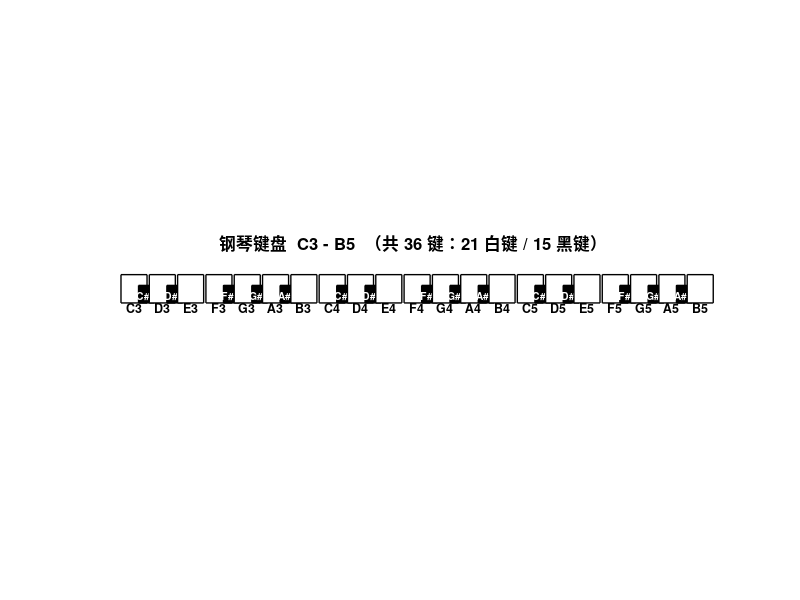
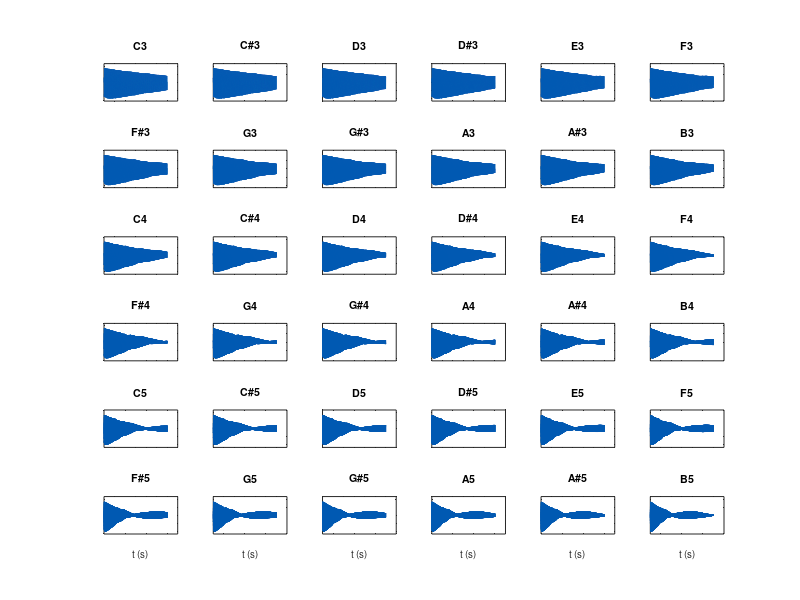

Reproduce these figures in MATLAB, in order. (Note: this script raises an error after producing the figures.)
%% piano_36keys_C3_B5.m
% =====================================================================
%  36键钢琴音色仿真：C3 - B5（三个完整八度，共36键，含黑白键）
%
%  模型：非谐和性加性合成（Inharmonic Additive Synthesis）
%    · 每个键 = 基频 + 若干次泛音（harmonic series）叠加
%    · 泛音幅度按 1/k^1.8 递减（k 为谐波次数）
%    · 各次泛音独立指数衰减，高次泛音衰减更快（真实钢琴弦特征）
%    · 弦的非谐和性：f_k = k*f0*sqrt(1 + B*k^2)，B = 0.0003
%    · 双弦失谐 ±0.06% 产生轻微"拍频"，听感更真实
%    · 5 ms 线性起音包络模拟琴槌击弦
%
%  输出（全部保存在脚本所在目录）：
%    fig1_keyboard_C3_B5.png   键盘布局图（黑白键）
%    fig2_waveforms_C3_B5.png  全部键的波形图
%    fig3_spectra_C3_B5.png    全部键的频谱图（对数频率轴）
%    fig4_deepdive_C3_B5.png   典型音深挖：波形 + 频谱 + 语谱图
%    fig5_demo_spectrogram.png 依次演奏全键盘的语谱图
%    piano_demo_C3_B5.wav      依次演奏全部键（可直接听）
%    piano_notes_C3_B5\*.wav   每个键单独一个 wav
%
%  说明：范围 C3–B5 共 36 键（三个完整八度）；
%        如需含 C6（37键，12×3+1）把下面 endMidi 改成 84 即可。
% =====================================================================
clear; clc; close all;
tic;

%% ---------- 1. 全局参数 ----------
fs        = 48000;                % 采样率 (Hz) —— 与整机 48kHz 规格一致（I2S/时钟/LUT/FPGA）
noteDur   = 2.5;                  % 每个音符时长 (s)
startMidi = 48;                   % C3 的 MIDI 编号
endMidi   = 83;                   % B5 的 MIDI 编号（36键=三个完整八度 C3-B5）；如需含 C6 改为 84
% ---- FPGA 截断模式开关 ----
% fpgaMode = true ：只合成前 nHarmFPGA 个泛音，与 FPGA 可实现规格一致（对照验证用）
% fpgaMode = false：全泛音黄金参考模型（听感最真实，作为音色规格标准）
fpgaMode  = false;                % 默认关闭（保留全泛音黄金参考）
nHarmFPGA = 4;                    % FPGA 目标泛音数：8 voice×4 + 鼓8 = 40 振荡器（≥32 达标）
midis     = startMidi:endMidi;
nKeys     = numel(midis);

% 音名与黑白键判定（十二平均律音名表）
sharpName = {'C','C#','D','D#','E','F','F#','G','G#','A','A#','B'};
keyNames  = cell(1,nKeys);
isBlack   = false(1,nKeys);
for i = 1:nKeys
    pc = mod(midis(i),12) + 1;
    keyNames{i} = sprintf('%s%d', sharpName{pc}, floor(midis(i)/12)-1);
    isBlack(i)  = any(pc == [2 4 7 9 11]);   % C# D# F# G# A# 为黑键
end

%% ---------- 2. 音高 -> 频率（十二平均律，A4=440Hz） ----------
f0 = @(m) 440 * 2.^((m-69)/12);

%% ---------- 3. 合成每个键 ----------
t     = (0:round(noteDur*fs)-1)/fs;   % 行向量
notes = cell(1,nKeys);

if fpgaMode
    fprintf('模式：FPGA 截断（每键前 %d 个泛音，与 FPGA 规格一致）\n', nHarmFPGA);
else
    fprintf('模式：黄金参考（全泛音，听感最真实）\n');
end
fprintf('正在合成 %d 个键 (%s - %s) ...\n', nKeys, keyNames{1}, keyNames{end});
for i = 1:nKeys
    f0i   = f0(midis(i));
    nHarm = min(64, floor((fs/2*0.9)/f0i));   % 泛音个数：低频多、高频受奈奎斯特限制
    if fpgaMode
        nHarm = min(nHarm, nHarmFPGA);        % FPGA 截断模式：只取前 N 个泛音
    end
    y = zeros(size(t));
    for k = 1:nHarm
        fk  = k*f0i*sqrt(1 + 0.0003*k^2);     % 非谐和泛音频率
        if fk > fs/2 - 100, break; end
        amp = k^-1.8;                         % 泛音幅度 ~ 1/k^1.8
        tau = (noteDur/(0.5 + f0i/280)) / k^0.7;   % 衰减时间：低音长、低次泛音长
        d   = 6e-4;                           % 双弦失谐比例
        y = y + amp*( exp(-t/tau).*sin(2*pi*fk*(1+d)*t) ...
                    + exp(-t/tau).*sin(2*pi*fk*(1-d)*t) )/2;
    end
    y = y/max(abs(y));
    % 起音包络：5 ms 线性上升（模拟琴槌击弦）
    r = max(2, round(0.005*fs));
    y(1:r) = y(1:r) .* ((0:r-1)/(r-1));
    % 结尾 30 ms 淡出，避免爆音
    fd = round(0.03*fs);
    y(end-fd+1:end) = y(end-fd+1:end) .* ((fd-1:-1:0)/(fd-1));
    notes{i} = y;
    fprintf('  %-4s  %8.2f Hz   %d 次泛音\n', keyNames{i}, f0i, nHarm);
end

%% ---------- 4. 预计算频谱（Hann 窗 + FFT，无工具箱依赖） ----------
Lsig = numel(notes{1});
win  = 0.5 - 0.5*cos(2*pi*(0:Lsig-1)'/(Lsig-1));   % Hann 窗（列向量）
Nfft = 2^nextpow2(Lsig);
freq = (0:Nfft/2-1)*fs/Nfft;                       % 行向量
spec = cell(1,nKeys);                              % 归一化 dB 谱
for i = 1:nKeys
    X   = abs(fft(notes{i}(:).*win, Nfft));
    X   = X(1:Nfft/2);
    spec{i} = 20*log10(X/max(X) + eps);
end

% 波形显示窗口（前 1.2 s）
tWin = (0:round(min(1.2,noteDur)*fs)-1)/fs;

%% ---------- 5. 图1：键盘布局（黑白键） ----------
fig1 = figure('Name','键盘布局','Color','w','Position',[40 60 1500 380]);
whiteX = zeros(1,nKeys); wc = 0; prevWX = -1;
for i = 1:nKeys
    if ~isBlack(i)
        wc = wc + 1; whiteX(i) = wc - 1; prevWX = whiteX(i);
    else
        whiteX(i) = prevWX + 0.62;
    end
end
hold on;
for i = 1:nKeys
    if ~isBlack(i)
        rectangle('Position',[whiteX(i) 0 0.92 1],'FaceColor','w','EdgeColor','k','LineWidth',1);
        text(whiteX(i)+0.46, -0.14, keyNames{i},'HorizontalAlignment','center','FontSize',9,'FontWeight','bold');
    else
        rectangle('Position',[whiteX(i) 0 0.56 0.62],'FaceColor','k','EdgeColor','k','LineWidth',1);
        text(whiteX(i)+0.28, 0.28, keyNames{i},'HorizontalAlignment','center','Color','w','FontSize',7.5,'FontWeight','bold');
    end
end
axis equal; xlim([-0.6 wc+0.3]); ylim([-0.35 1.3]); axis off;
title(sprintf('钢琴键盘  %s - %s  （共 %d 键：%d 白键 / %d 黑键）', keyNames{1}, keyNames{end}, nKeys, wc, nKeys-wc),'FontSize',12);

%% ---------- 6. 图2：全部键的波形 ----------
fig2 = figure('Name','波形图','Color','w','Position',[50 60 1500 950]);
rows = ceil(sqrt(nKeys)); cols = ceil(nKeys/rows);
for i = 1:nKeys
    subplot(rows,cols,i);
    plot(tWin, notes{i}(1:numel(tWin)),'Color',[0 0.35 0.7],'LineWidth',0.5);
    title(keyNames{i},'FontSize',8);
    ylim([-1.15 1.15]);
    set(gca,'FontSize',7,'XTickLabel',[],'YTickLabel',[]);
    if i > nKeys-cols, xlabel('t (s)','FontSize',7); end
end
sgtitle(sprintf('%s-%s 全部 %d 键的波形（前 1.2 s）', keyNames{1}, keyNames{end}, nKeys),'FontSize',13);

%% ---------- 7. 图3：全部键的频谱 ----------
fig3 = figure('Name','频谱图','Color','w','Position',[60 60 1500 950]);
for i = 1:nKeys
    subplot(rows,cols,i);
    semilogx(freq, spec{i},'Color',[0.8 0.15 0.15],'LineWidth',0.5);
    xlim([f0(midis(i))/1.5, min(fs/2, f0(midis(i))*60)]);
    ylim([-90 0]); grid on;
    title(keyNames{i},'FontSize',8);
    set(gca,'FontSize',7,'YTick',[-60 -30 0]);
    if i > nKeys-cols, xlabel('频率 (Hz)','FontSize',7); end
end
sgtitle(sprintf('%s-%s 全部 %d 键的频谱（归一化 dB，对数频率轴）', keyNames{1}, keyNames{end}, nKeys),'FontSize',13);

%% ---------- 8. 图4：典型音深挖（低音/低音黑键/中央参考/高音） ----------
a4 = find(strcmp(keyNames,'A4')); if isempty(a4), a4 = round(nKeys/2); end
deepIdx = [1 2 a4 nKeys];
fig4 = figure('Name','典型音深挖','Color','w','Position',[70 60 1500 1000]);
for j = 1:4
    i = deepIdx(j);
    % 波形
    subplot(4,3,3*j-2);
    plot(tWin, notes{i}(1:numel(tWin)),'Color',[0 0.35 0.7],'LineWidth',0.6);
    title(sprintf('%s  波形（f0=%.1f Hz）', keyNames{i}, f0(midis(i))),'FontSize',9);
    xlabel('t (s)','FontSize',8); ylim([-1.15 1.15]);
    % 频谱
    subplot(4,3,3*j-1);
    semilogx(freq, spec{i},'Color',[0.8 0.15 0.15],'LineWidth',0.6);
    xlim([f0(midis(i))/1.5, min(fs/2, f0(midis(i))*60)]);
    ylim([-90 0]); grid on;
    xlabel('频率 (Hz)','FontSize',8); set(gca,'FontSize',8,'YTick',[-60 -30 0]);
    % 语谱图（手动 STFT，避免工具箱依赖）
    S = stftMag(notes{i}(:), fs, 2048, 512);
    subplot(4,3,3*j);
    imagesc((0:size(S,2)-1)*512/fs, (0:size(S,1)-1)*fs/2048, 20*log10(S/max(S(:))+eps));
    axis xy; set(gca,'YScale','log','YLim',[f0(midis(i))/1.5, min(fs/2, f0(midis(i))*60)],'CLim',[-80 0]);
    colormap(jet); colorbar;
    xlabel('t (s)','FontSize',8); ylabel('频率 (Hz)','FontSize',8);
    title(sprintf('%s  语谱图', keyNames{i}),'FontSize',9);
end

%% ---------- 9. 图5：全键盘依次演奏的语谱图 ----------
demo = [];
gap  = zeros(round(0.12*fs),1);
for i = 1:nKeys
    demo = [demo; notes{i}(:); gap]; %#ok<AGROW>
end
fig5 = figure('Name','全键盘语谱图','Color','w','Position',[80 60 1500 420]);
Sd = stftMag(demo, fs, 4096, 1024);
imagesc((0:size(Sd,2)-1)*1024/fs, (0:size(Sd,1)-1)*fs/4096, 20*log10(Sd/max(Sd(:))+eps));
axis xy; set(gca,'YScale','log','YLim',[50 8000],'CLim',[-80 0]);
colormap(jet); colorbar;
xlabel('t (s)','FontSize',10); ylabel('频率 (Hz)','FontSize',10);
title(sprintf('%s-%s 全部 %d 键依次演奏（每音约 %.1f s）', keyNames{1}, keyNames{end}, nKeys, noteDur+0.12),'FontSize',12);

%% ---------- 10. 保存图片与音频 ----------
outDir = 'piano_notes_C3_B5';
if ~exist(outDir,'dir'), mkdir(outDir); end
print(fig1,'-dpng','-r150','fig1_keyboard_C3_B5.png');
print(fig2,'-dpng','-r150','fig2_waveforms_C3_B5.png');
print(fig3,'-dpng','-r150','fig3_spectra_C3_B5.png');
print(fig4,'-dpng','-r150','fig4_deepdive_C3_B5.png');
print(fig5,'-dpng','-r150','fig5_demo_spectrogram.png');

audiowrite('piano_demo_C3_B5.wav', demo, fs);
for i = 1:nKeys
    audiowrite(fullfile(outDir, sprintf('%s.wav', keyNames{i})), notes{i}(:), fs);
end

fprintf('\n完成！总耗时 %.1f s\n', toc);
fprintf('图片：当前目录 fig1~fig5_*.png\n');
fprintf('音频：piano_demo_C3_B5.wav（全键盘演示）；piano_notes_C3_B5\\ 目录下 %d 个单键 wav\n', nKeys);

%% ---------- 本地函数：手动 STFT（幅度谱） ----------
function S = stftMag(x, fs, winLen, hop)
    n = numel(x);
    win = 0.5 - 0.5*cos(2*pi*(0:winLen-1)'/(winLen-1));   % Hann 窗（列向量）
    nFrames = max(1, floor((n-winLen)/hop) + 1);
    S = zeros(winLen/2+1, nFrames);
    for j = 1:nFrames
        seg = x((j-1)*hop+1 : (j-1)*hop+winLen) .* win;
        fseg = abs(fft(seg));
        S(:,j) = fseg(1:winLen/2+1);   % 只取正频率一半
    end
end
